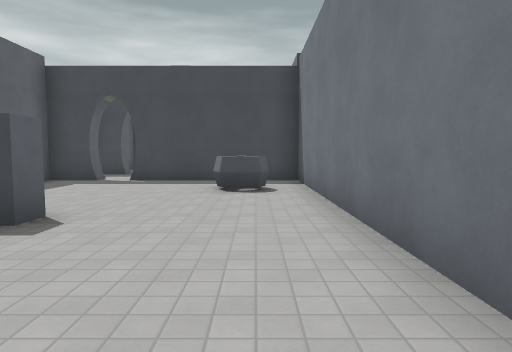
view 1 (above)

18 first-person views from a walk through a level from a Godot 3-D game. The camera is 1.5 m above the floor, tilts 4° down and sees 75° across. The floor is counted in squares, 2 m on a side. Each view is taken from the middle of a square. On the plan, view 1 faces up. The plan holds only what a view shows up to about 11 squares ahead; the rest is blank. Surface patterns are stand-ins for the level's own textures.

view 2
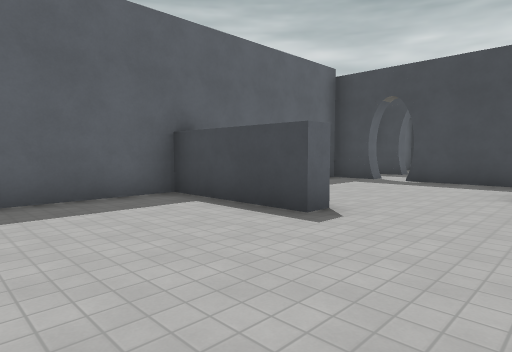

view 3
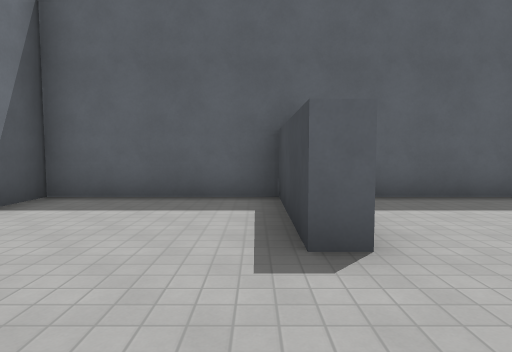

view 4
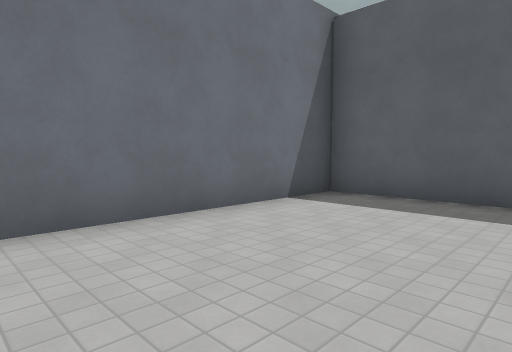

view 5
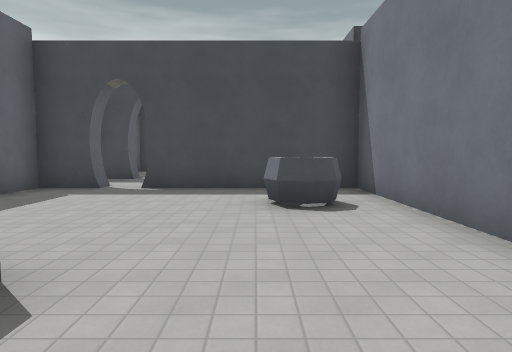

view 6
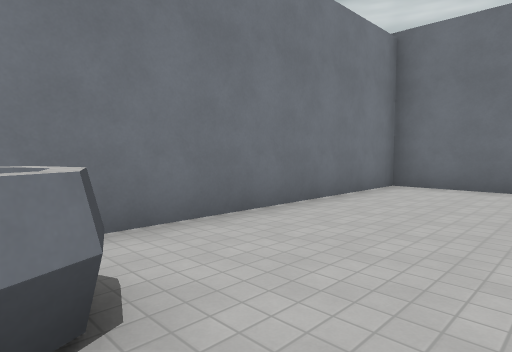

view 7
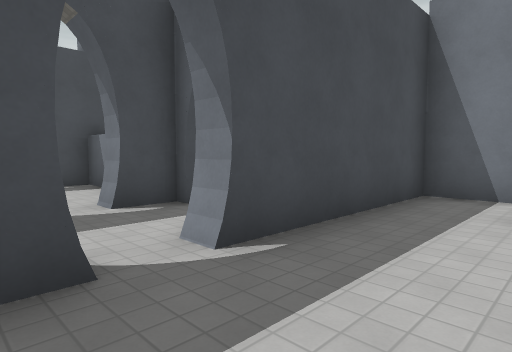

view 8
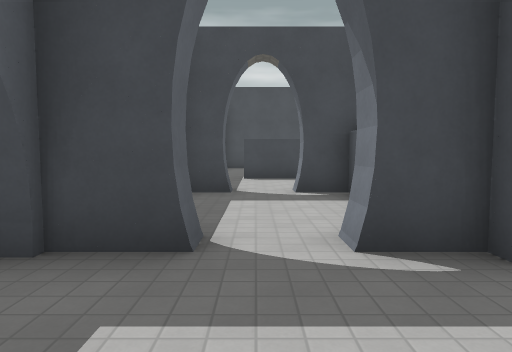

view 9
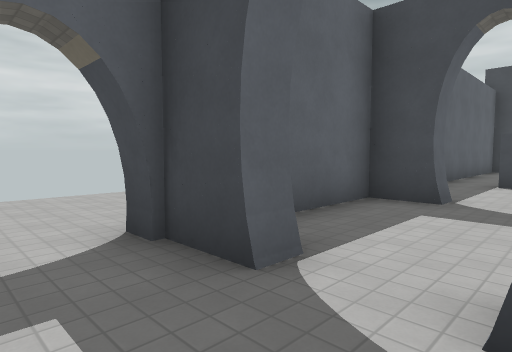

view 10
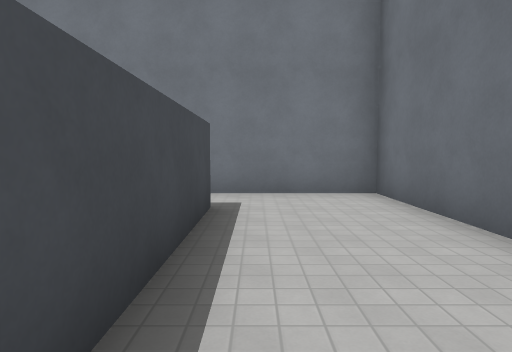

view 11
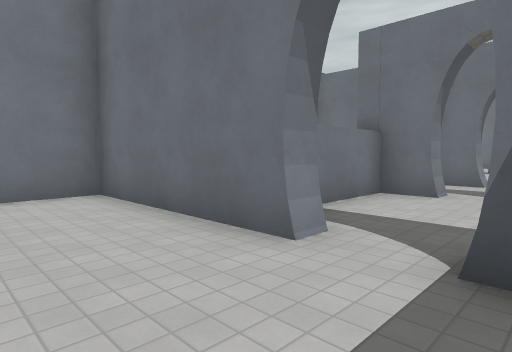

view 12
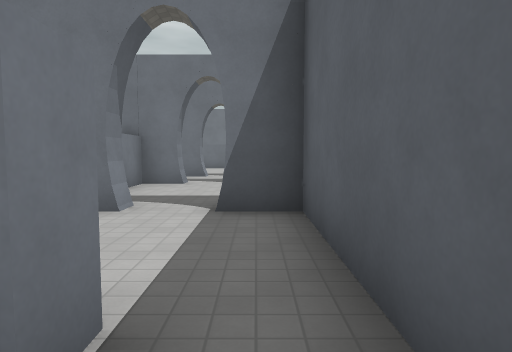

view 13
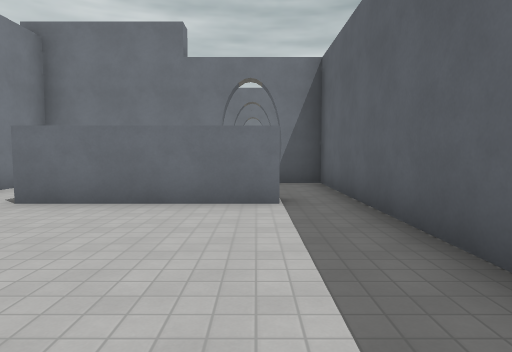

view 14
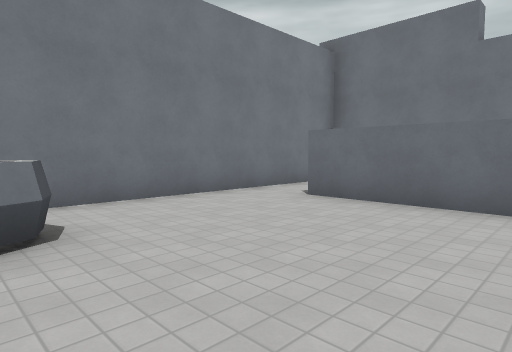

view 15
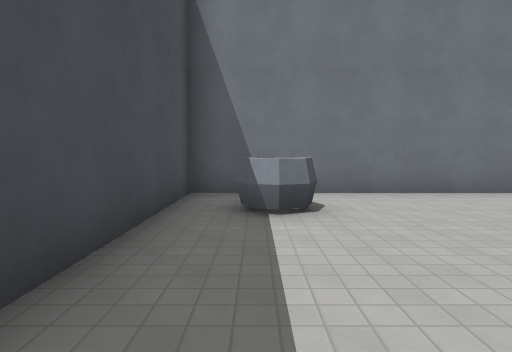

view 16
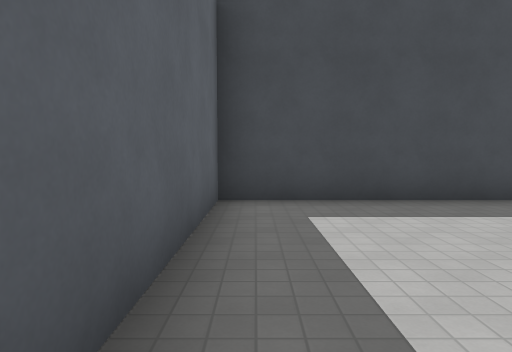

view 17
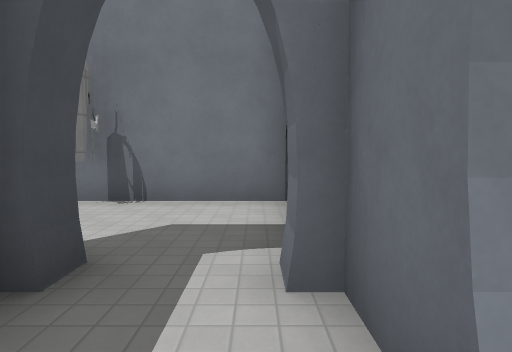

view 18
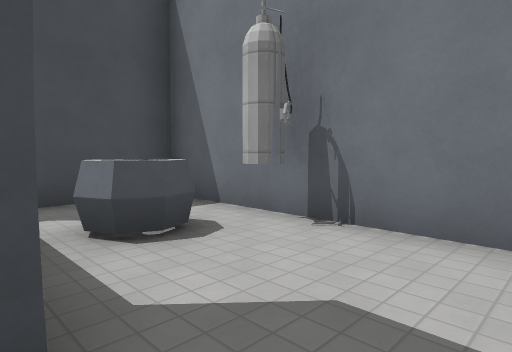

### Floor plan
Points are (right, up) in squares from view 1. A wall is a line through its corners. A room is listed if a view was taken in it or the views show most of it. See-through windows are left out.
Room 1 (views 1, 2, 3, 4, 5, 6, 7)
walls: (-2.5, 4) (-2.5, 3.4) (-5.6, 3.4) (-5.6, -0.6) (1.2, -0.6) (1.2, 9) (-3.3, 9); (0.1, 6.5) (-0.3, 6.4) (-0.7, 6.6) (-0.9, 6.9); (-4.4, 9) (-5.6, 9) (-5.6, 5)
ways out: opening at (-4, 9) to room 2
Room 2 (views 8, 9, 17, 18)
walls: (-2.3, 9.8) (-1.8, 9.8); (-3.3, 9) (-3.3, 9.5) (-2.3, 9.5); (-4.6, 9.6) (-4.6, 9); (-2.1, 11.5) (-3.3, 11.5); (-1.6, 11.2) (-2.4, 11.2)
low walls: (-4.4, 9.6) (-4.4, 9)
ways out: opening at (-4, 9) to room 1; opening at (-4, 12) to room 5; opening at (-2.5, 10.5) to room 6; opening at (-5.5, 10.5)
Room 3 (views 10, 11)
walls: (-3.3, 15.3) (-3.3, 15.8) (1.2, 15.8) (1.2, 19.5); (-0.4, 18.6) (-4.3, 18.6) (-4.3, 19.1); (-5.6, 19.5) (-5.6, 15.8) (-4.6, 15.8)
ways out: opening at (-5, 19) to room 4; opening at (0, 19) to room 4; opening at (-4, 15) to room 5
Room 4 (views 12, 13, 14, 15, 16)
walls: (-0.5, 23.2) (-0.9, 23.4) (-1.1, 23.7) (-0.9, 24.1); (-4.3, 19.1) (-0.4, 19.1); (1.2, 19.5) (1.2, 25.2) (-5.6, 25.2) (-5.6, 19.5)
ways out: opening at (-5, 19) to room 3; opening at (0, 19) to room 3
Room 5 (no view inside)
walls: (-4.6, 15.8) (-4.6, 15.3) (-5.6, 15.3) (-5.6, 13.1); (-4.6, 12) (-4.6, 11.5); (-3.3, 11.5) (-3.3, 12) (-2.3, 12) (-2.3, 15.3) (-3.3, 15.3)
ways out: opening at (-4, 12) to room 2; opening at (-4, 15) to room 3
Room 6 (no view inside)
walls: (0, 12.8) (-0.5, 12.6) (-0.9, 12.7) (-1.1, 13.1); (1.2, 9.5) (1.2, 11.4)
ways out: opening at (-2.5, 10.5) to room 2

Positions as (right, up) in squares from view 1, and headings:
1: (0, 0), facing up
2: (0, 0), facing up-left
3: (0, 3), facing left
4: (0, 3), facing down-left
5: (-1, 2), facing up
6: (-2, 7), facing down-right
7: (-5, 7), facing up-right
8: (-4, 9), facing up
9: (-3, 10), facing up-left
10: (-5, 18), facing right
11: (-5, 18), facing down-right
12: (-5, 20), facing down
13: (-4, 24), facing down
14: (-4, 24), facing down-right
15: (-5, 24), facing right
16: (-5, 20), facing up
17: (-4, 10), facing right
18: (-2, 10), facing up-right
